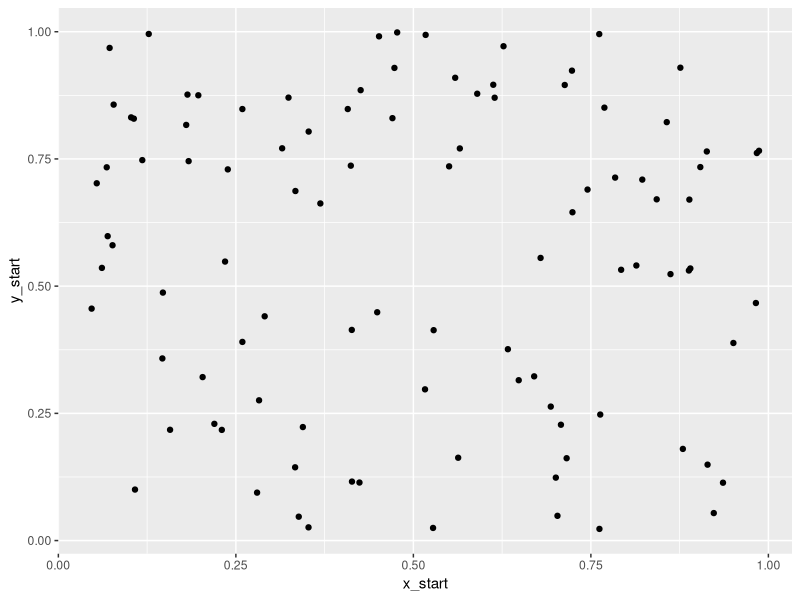

Here is the R script that generated this plot:
library(tidyverse)

calc_x <- function(distance, angle, direction = 1L){
  distance * cos(angle) * direction
}

calc_y <- function(distance, angle, direction = 1L){
  distance * sin(angle) * direction
}


colors <- c(
  "#d90429", "#ef233c",
  "#edf2f4", "#8d99ae",
  "#2b2d42"
)


set.seed(10)
range <- seq.default(0.1, 0.8, by = 0.1)
angles <- sample(range, size = 100, replace = TRUE)
df <- tibble(
    id = 1:100,
    x_start = runif(100),
    y_start = runif(100),
    distance = 10L,
    angle = angles,
    color = sample(colors, size = 100, replace = TRUE),
    direction = 1L#sample(c(1L, -1L), size = 100, replace = TRUE)
  ) %>% 
  mutate(
    x_end = calc_x(distance, angle, direction) + x_start,
    y_end = calc_y(distance, angle, direction) + y_start
  )


ggplot(df) +
  geom_point(
    aes(x = x_start, y = y_start)
  )


pl <- ggplot(df) +
  geom_segment(
    aes(x = x_start, y = y_start, xend = x_end, yend = y_end, group = id, color = color)
  ) +
  theme_void() +
  scale_color_identity()


ragg::agg_png(
  "Cover/Images/lines.png", res = 800, 
  width = 4500, height = 4500, background = NULL
)
print(pl)
dev.off()
